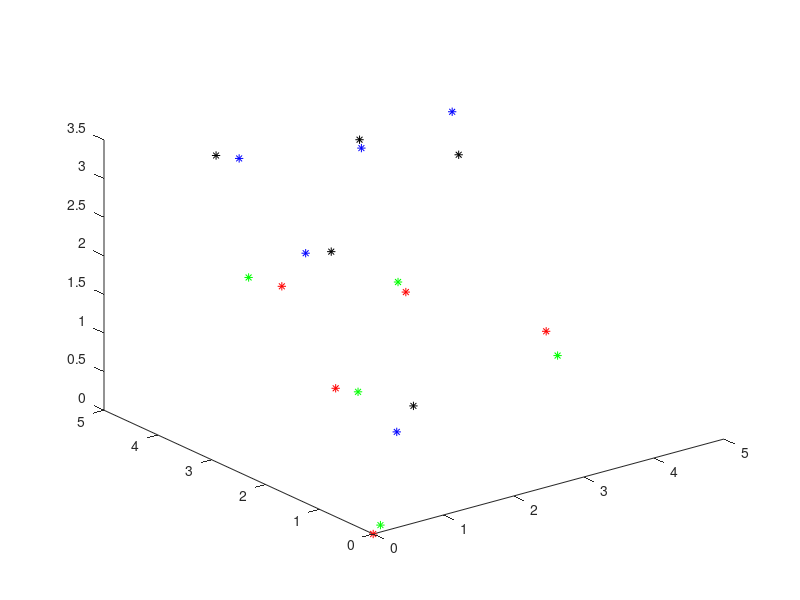

This chart was generated by the following MATLAB code: (Note: this script raises an error after producing the figure.)
clear

Xb = [0, 2, 1, 4, 1;
      0, 2, 3, 2, 2;
      0, 2, 2, 1, 1];
  
x_std = 0.2;
y_std = 0.2;
z_std = 0.2;
trans_scale = 1;
rot_scale = 1;

a = 0.3;
R1ba = [ cos(a),-sin(a), 0     ;
         sin(a), cos(a), 0     ;
         0     , 0     , 1     ];
b = 0.3;
R2ba = [ cos(b), 0     ,-sin(b);
         0     , 1     , 0     ;
         sin(b), 0     , cos(b)];
c = 0.3;
R3ba = [ 1     , 0     , 0     ;
         0     , cos(c),-sin(c);
         0     , sin(c), cos(c)];

Rba = R1ba*R2ba*R3ba;
     
Tba = [1;2;1];

CentXb = [mean(Xb(1,:));
          mean(Xb(2,:));
          mean(Xb(3,:))];

for i = 1:length(Xb)
    Xex(:,i) = (Rba*(Xb(:,i)-CentXb))+CentXb+Tba;
    Xa(:,i) = Xex(:,i)+[randn*x_std;randn*y_std;randn*z_std];
end



CentXa = [mean(Xa(1,:));
          mean(Xa(2,:));
          mean(Xa(3,:))];
      
H = zeros(3);
      
for i = 1:length(Xb)
    H = H + (Xa(:,i)-CentXa)*(Xb(:,i)-CentXb)';    
end

[Usvd,Ssvd,Vsvd] = svd(H);
Rab = real(Vsvd*Usvd');

[Veig,Deig] = eig(Rab);
Rab_scale = real(Veig*(Deig^rot_scale)*inv(Veig));

Tab = CentXb-CentXa;
Tab_scale = Tab*trans_scale;


for i = 1:length(Xb)
    Xc(:,i) = (Rab_scale*(Xa(:,i)-CentXa))+CentXa+Tab_scale;
end

plot3(Xb(1,:),Xb(2,:),Xb(3,:),'*r',Xex(1,:),Xex(2,:),Xex(3,:),'*b',Xa(1,:),Xa(2,:),Xa(3,:),'*k',Xc(1,:),Xc(2,:),Xc(3,:),'*g');
%%
q_old = rotm2quat(Rba);

angle = acos((Rba(1,1)+Rba(2,2)+Rba(3,3)-1)/2);
axis(1,1) = Rba(3,2)-Rba(2,3);
axis(2,1) = Rba(1,3)-Rba(3,1);
axis(3,1) = Rba(2,1)-Rba(1,2);
axis = (1/(2*sin(angle)))*axis;
q_new(1,1) = cos(angle/2);
q_new(1,2) = axis(1,1)*sin(angle/2);
q_new(1,3) = axis(2,1)*sin(angle/2);
q_new(1,4) = axis(3,1)*sin(angle/2);

scale = 0.5;
[Veig,Deig] = eig(Rba);
Rab_scaled = real(Veig*(Deig^scale)*inv(Veig));
q_scaled_old = rotm2quat(Rab_scaled);


q_scaled_new(1,1) = cos(angle*scale/2);
q_scaled_new(1,2) = axis(1,1)*sin(angle*scale/2);
q_scaled_new(1,3) = axis(2,1)*sin(angle*scale/2);
q_scaled_new(1,4) = axis(3,1)*sin(angle*scale/2);









